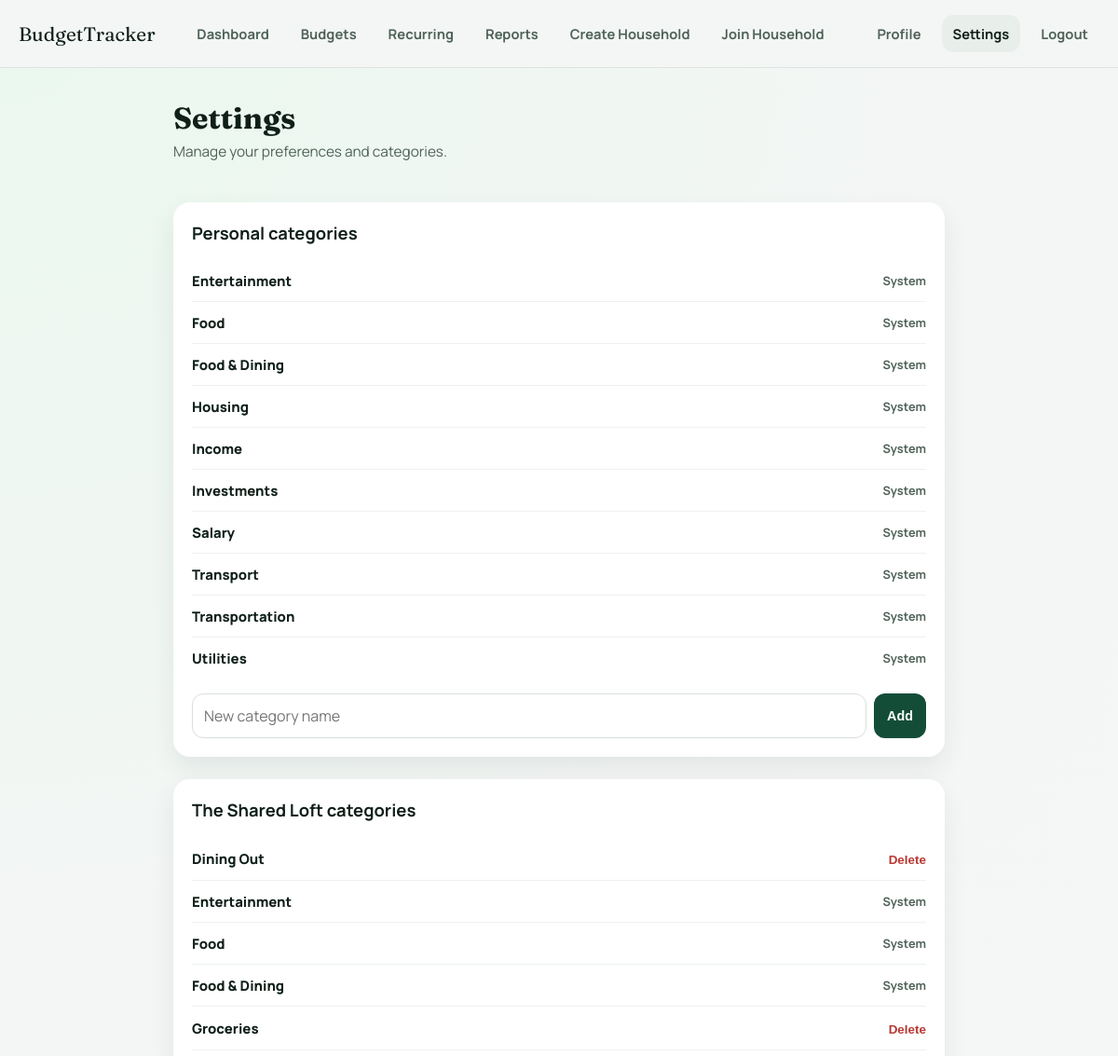
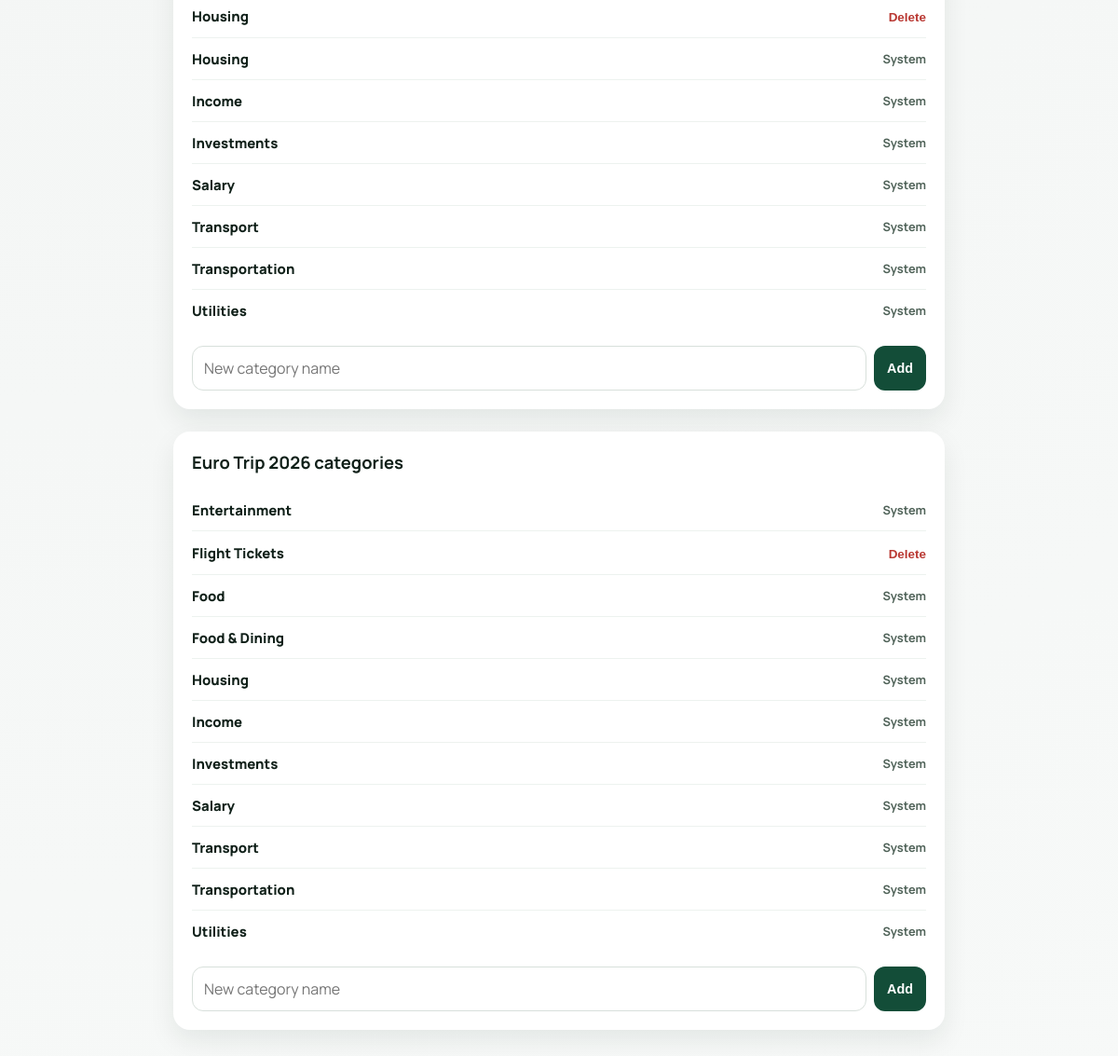
/settings (signed in), run on the app's committed database (2 pictures, top to bottom).
### app/models.py (models this page shows, shortened)
class Category(db.Model):
    __tablename__ = "category"
    category_id = db.Column(db.Integer, primary_key=True)
    name = db.Column(db.String(80), nullable=False)
    user_id = db.Column(db.Integer, db.ForeignKey("user.id"), nullable=True)
    household_id = db.Column(db.Integer, db.ForeignKey("household.household_id"), nullable=True)
    parent_id = db.Column(db.Integer, db.ForeignKey('category.category_id'), nullable=True)
    is_system = db.Column(db.Boolean, default=False)
    subcategories = db.relationship("Category", backref=db.backref("parent", remote_side=[category_id]), lazy=True)
    transactions = db.relationship("Transaction", backref="category", lazy=True)

class Household(db.Model):
    __tablename__ = "household"
    household_id = db.Column(db.Integer, primary_key=True)
    name = db.Column(db.String(120), nullable=False)
    invite_code = db.Column(db.String(50), unique=True, nullable=True)
    memberships = db.relationship("HouseholdMembership", back_populates="household", lazy=True)
    categories = db.relationship("Category", backref="household", lazy=True, foreign_keys="Category.household_id")
    transactions = db.relationship("Transaction", backref="household", lazy=True)
    budgets = db.relationship("Budget", backref="household", lazy=True)

### app/main/dashboard.py (the view)
@bp.route("/settings")
@login_required
def settings():
    personal_categories = (
        Category.query.filter((Category.user_id == current_user.id) | (Category.is_system == True))
        .order_by(Category.name)
        .all()
    )
    household_categories = {}
    for h in current_user.households:
        household_categories[h.household_id] = (
            Category.query.filter(
                (Category.household_id == h.household_id) | (Category.is_system == True)
            )
            .order_by(Category.name)
            .all()
        )
    return render_template(
        "settings.html",
        personal_categories=personal_categories,
        household_categories=household_categories,
    )

### app/main/transactions.py (called while the page is built)
@bp.before_app_request
def ensure_recurring_synced():
    if not current_user.is_authenticated:
        return
    if request.endpoint in [
        "main.personal_dashboard",
        "main.household_dashboard",
        "main.dashboard_content",
        "main.recurring_page",
    ]:
        try:
            sync_recurring(current_user.id)
        except Exception:
            db.session.rollback()

### app/models.py (called while the page is built)
    @property
    def households(self):
        return [m.household for m in self.memberships]

### app/templates/settings.html (shortened to what this page needs)
{% extends "base.html" %}
{% block content %}
<div class="dashboard-content">
  <div>
    <h1 class="page-title">Settings</h1>
    <p class="page-subtitle">Manage your preferences and categories.</p>
  </div>
  <section class="dashboard-card">
    <div class="card-header">
      <h2>Personal categories</h2>
    </div>
    <ul class="transaction-list">
      {% for cat in personal_categories %}
      <li class="transaction-item">
        <span class="transaction-title">{{ cat.name }}</span>
        {% if not cat.is_system %}
        <form method="POST" action="{{ url_for('categories.delete_category', category_id=cat.category_id) }}">
          <input type="hidden" name="next" value="{{ url_for('main.settings') }}">
          <button type="submit" class="inline-link danger">Delete</button>
        </form>
        {% else %}
        <span class="card-subtle">System</span>
        {% endif %}
      </li>
      {% endfor %}
    </ul>
    <form method="POST" action="{{ url_for('categories.create_category') }}"
          style="display: flex; gap: 8px; margin-top: 16px;">
      <input type="text" name="name" placeholder="New category name"
             style="flex: 1;" required>
      <button type="submit" class="btn-primary">Add</button>
    </form>
  </section>
  {% for household in current_user.households %}
  {% set h_cats = household_categories[household.household_id] %}
  <section class="dashboard-card">
    <div class="card-header">
      <h2>{{ household.name }} categories</h2>
    </div>
    <ul class="transaction-list">
      {% for cat in h_cats %}
      <li class="transaction-item">
        <span class="transaction-title">{{ cat.name }}</span>
        {% if not cat.is_system %}
        <form method="POST" action="{{ url_for('categories.delete_category', category_id=cat.category_id) }}">
          <button type="submit" class="inline-link danger">Delete</button>
        </form>
        {% else %}
        <span class="card-subtle">System</span>
        {% endif %}
      </li>
      {% endfor %}
    </ul>
    <form method="POST" action="{{ url_for('categories.create_category') }}"
          style="display: flex; gap: 8px; margin-top: 16px;">
      <input type="text" name="name" placeholder="New category name"
             style="flex: 1;" required>
      <button type="submit" class="btn-primary">Add</button>
    </form>
  </section>
  {% endfor %}
</div>
{% endblock %}

### app/templates/base.html (shortened to what this page needs)
<!DOCTYPE html>
<html lang="en">
<head>
  <link rel="stylesheet" href="{{ url_for('static', filename='css/styles.css') }}">
</head>
<body class="app-body">
<header class="top-nav">
  <a href="{{ url_for('main.personal_dashboard') }}" class="brand-link">BudgetTracker</a>
  <nav class="top-nav-links">
    <a href="{{ url_for('main.personal_dashboard') }}" class="top-nav-link {% if request.endpoint in ['main.personal_dashboard', 'main.household_dashboard'] %}active{% endif %}">Dashboard</a>
    <a href="{{ url_for('main.view_budgets') }}" class="top-nav-link {% if request.endpoint in ['main.view_budgets', 'main.add_budget'] %}active{% endif %}">Budgets</a>
    <a href="{{ url_for('main.recurring_page') }}" class="top-nav-link {% if request.endpoint == 'main.recurring_page' %}active{% endif %}">Recurring</a>
    <a href="{{ url_for('main.reports_page') }}" class="top-nav-link {% if request.endpoint == 'main.reports_page' %}active{% endif %}">Reports</a>
    <a href="{{ url_for('main.create_household') }}" class="top-nav-link {% if request.endpoint == 'main.create_household' %}active{% endif %}">Create Household</a>
    <a href="{{ url_for('main.join_household') }}" class="top-nav-link {% if request.endpoint == 'main.join_household' %}active{% endif %}">Join Household</a>
  </nav>
  <div class="top-nav-account">
    <a href="{{ url_for('main.profile') }}" class="top-nav-link {% if request.endpoint == 'main.profile' %}active{% endif %}">Profile</a>
    <a href="{{ url_for('main.settings') }}" class="top-nav-link {% if request.endpoint == 'main.settings' %}active{% endif %}">Settings</a>
    <a href="{{ url_for('main.logout') }}" class="top-nav-link">Logout</a>
  </div>
</header>
<main class="app-main">
  {% block content %}{% endblock %}
</main>
</body>
</html>

### app/static/css/styles.css (style rules this page uses)
:root { --bg: #f4f6f5; --surface: #ffffff; --surface-muted: #f8faf9; --text: #102019; --text-soft: #4f6258; --line: #d8e0db; --shadow: 0 12px 28px rgba(16, 32, 25, 0.08); --radius: 18px; --good: #0f9f67; --warn: #d88b1c; --bad: #d9463f; }
* { margin: 0; padding: 0; box-sizing: border-box; }
body { font-family: "Manrope", "Segoe UI", sans-serif; background: radial-gradient(circle at top left, #eaf8ef 0%, #f4f6f5 40%, #f7f9f8 100%); color: var(--text); }
.app-body { min-height: 100vh; }
.top-nav { position: sticky; top: 0; z-index: 30; display: flex; align-items: center; justify-content: space-between; gap: 16px; padding: 16px 20px; backdrop-filter: blur(8px); background: rgba(244, 246, 245, 0.92); border-bottom: 1px solid rgba(216, 224, 219, 0.8); }
.brand-link { color: var(--text); font-family: "Fraunces", serif; font-size: 1.3rem; text-decoration: none; }
.top-nav-links, .top-nav-account { display: none; align-items: center; gap: 10px; }
.top-nav-link { color: var(--text-soft); text-decoration: none; font-size: 0.92rem; font-weight: 700; padding: 10px 12px; border-radius: 12px; }
.top-nav-link.active, .top-nav-link:hover { background: #e8efeb; color: var(--text); }
.app-main { max-width: 860px; margin: 0 auto; padding: 24px 16px 92px; }
.dashboard-content { display: grid; gap: 24px; }
.dashboard-card, .card { background: var(--surface); border-radius: var(--radius); padding: 20px; box-shadow: var(--shadow); }
.page-title { font-family: "Fraunces", serif; font-size: 2rem; }
.page-subtitle { margin-top: 6px; margin-bottom: 20px; color: var(--text-soft); font-size: 0.96rem; }
.card-header { display: flex; justify-content: space-between; align-items: baseline; gap: 10px; margin-bottom: 16px; }
.card-header h2 { font-size: 1.15rem; }
.muted-link, .inline-link { color: #0e6a4a; text-decoration: none; font-size: 0.84rem; font-weight: 800; }
.card-subtle { color: var(--text-soft); font-size: 0.8rem; font-weight: 700; }
.transaction-list { list-style: none; }
.transaction-item { display: flex; justify-content: space-between; align-items: center; gap: 10px; padding: 12px 0; border-bottom: 1px solid #edf2ef; }
.transaction-item:last-child { border-bottom: none; }
.transaction-title { font-size: 0.93rem; font-weight: 800; }
.inline-link { border: none; background: none; cursor: pointer; }
.inline-link.danger { color: #b93832; }
input, select, textarea { width: 100%; border: 1px solid var(--line); border-radius: 12px; padding: 12px; font: inherit; }
.btn-primary, .btn-login, .btn-secondary, .btn-danger { border: none; border-radius: 12px; padding: 12px 14px; font-size: 0.9rem; font-weight: 800; text-decoration: none; cursor: pointer; }
.btn-primary, .btn-login { background: #134d38; color: #fff; }
@media (min-width: 900px) { .app-main { padding-top: 34px; } }
@media (min-width: 900px) { .top-nav-links, .top-nav-account { display: flex; } }

### data on the page
Category: name "Entertainment", is_system "System"
Category: name "Food", is_system "System"
Category: name "Food & Dining", is_system "System"
Category: name "Housing", is_system "System"
Category: name "Income", is_system "System"
Category: name "Investments", is_system "System"
Category: name "Salary", is_system "System"
Category: name "Transport", is_system "System"
Category: name "Transportation", is_system "System"
Category: name "Utilities", is_system "System"
Household: name "The Shared Loft"
Category: name "Dining Out"
Category: name "Groceries"
Category: name "Housing"
Household: name "Euro Trip 2026"
Category: name "Flight Tickets"
